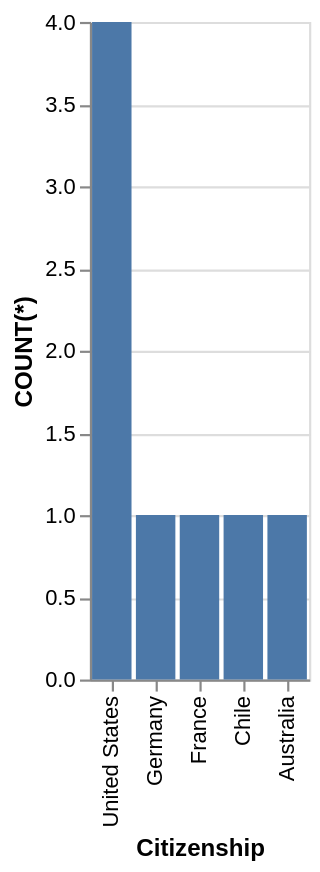

Describe this chart as a Vega-Lite specification.
### Vega-Lite specification from a JSON file in a GitHub repository (floating-point values rounded to 4 significant figures)
{"data": {"values": [{"x_data": "United States", "y_data": 4}, {"x_data": "Germany", "y_data": 1}, {"x_data": "France", "y_data": 1}, {"x_data": "Chile", "y_data": 1}, {"x_data": "Australia", "y_data": 1}]}, "mark": "bar", "encoding": {"x": {"field": "x_data", "type": "nominal", "title": "Citizenship", "sort": "descending"}, "y": {"field": "y_data", "type": "quantitative", "title": "COUNT(*)"}}}
